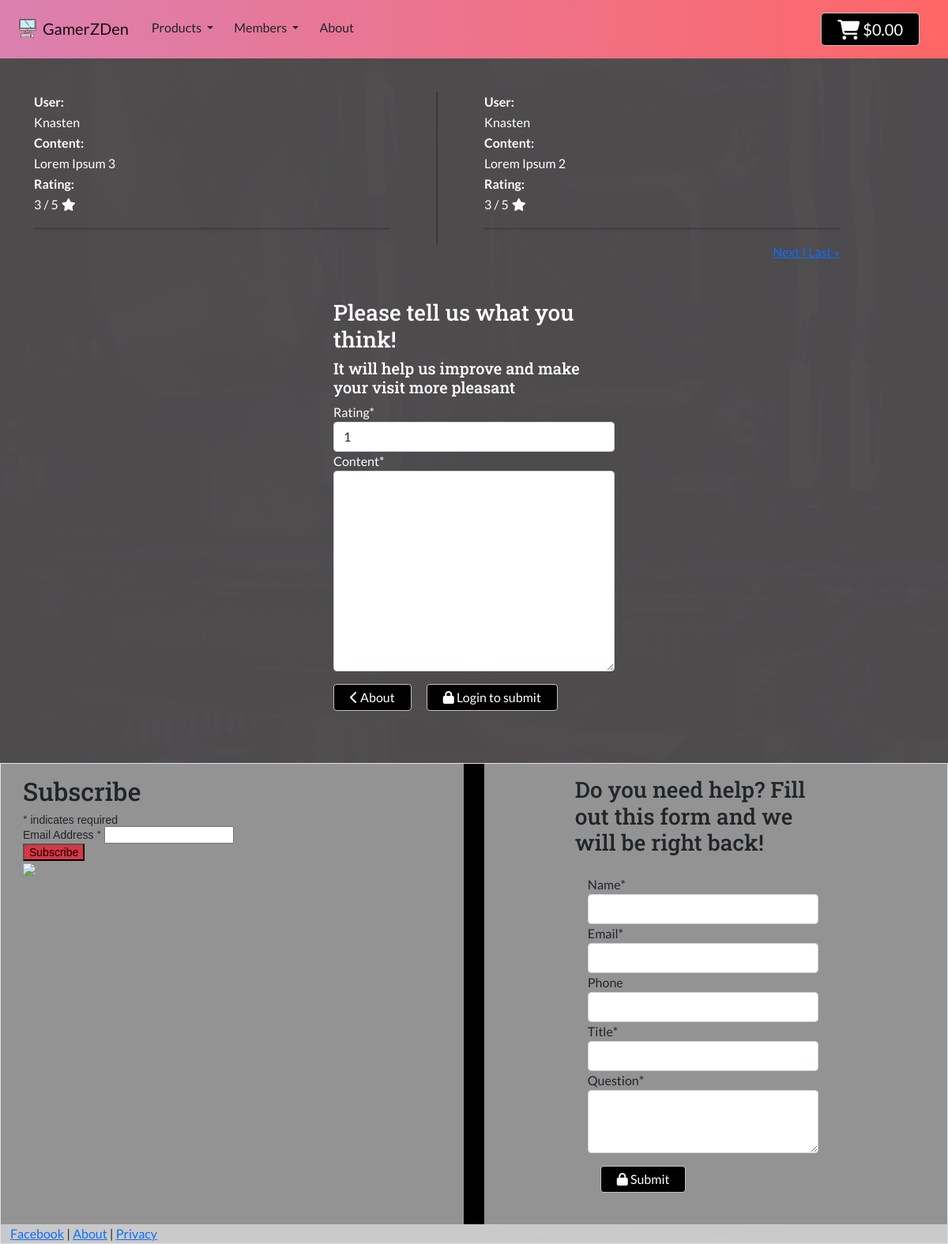
The page /about/ on the database its author committed.
### about/models.py (models this page shows, shortened)
class Testimonial(models.Model):
    choices = (
        (1, 1),
        (2, 2),
        (3, 3),
        (4, 4),
        (5, 5),
    )
    name = models.ForeignKey(User, on_delete=models.CASCADE, related_name="testimonials")
    created_on = models.DateTimeField(auto_now_add=True)
    rating = models.IntegerField(validators=[MaxValueValidator(5), MinValueValidator(1)], default=1, choices=choices)
    content = models.TextField(max_length=1000)
    approved = models.BooleanField(default=False)
    class Meta:
        ordering = ['-created_on']

### about/views.py (the view, shortened to what this page needs)
# urls.py: path('', views.about_view, name='about'),
def about_view(request):
    form = TestimonialForm()
    template = 'about/about.html'
    testimonials = Testimonial.objects.filter(approved=True)
    form = TestimonialForm()
    paginator = Paginator(testimonials, 2)
    page_number = request.GET.get('page')
    page_obj = paginator.get_page(page_number)
    context = {
        'form': form,
        'testimonials': testimonials,
        'page_obj': page_obj
    }
    return render(request, template, context)

### about/forms.py (shortened to what this page needs)
class QuestionForm(forms.ModelForm):
    class Meta:
        model = Question
        fields = '__all__'
        name = forms.CharField,
        email = forms.EmailField,
        title = forms.CharField,
        question = forms.Textarea,
        telephone = forms.CharField,

class TestimonialForm(forms.ModelForm):
    class Meta:
        model = Testimonial
        fields = ('rating', 'content')
        rating = forms.IntegerField,
        content = forms.Textarea

### about/context_processors.py (called while the page is built)
def get_question_form(request):
    form = QuestionForm()
    context = {
        'question_form': form
    }
    return context

### cart/context_processors.py (called while the page is built, shortened)
def cart_contents(request):
    cart_items = []
    total = 0
    product_count = 0
    cart = request.session.get('cart', {})
    if total < settings.FREE_DELIVERY_THRESHOLD:
        if request.user.is_authenticated:
            delivery = total * Decimal(settings.MEMBER_DELIVERY_PERCENTAGE / 100)
        else:
            delivery = total * Decimal(settings.STANDARD_DELIVERY_PERCENTAGE / 100)
        free_delivery_in = settings.FREE_DELIVERY_THRESHOLD - total
    else:
        delivery = 0
        free_delivery_in = 0
    grand_total = delivery + total
    context = {
        'cart_items': cart_items,
        'total': total,
        'product_count': product_count,
        'delivery': delivery,
        'free_delivery_in': free_delivery_in,
        'free_delivery_threshold': settings.FREE_DELIVERY_THRESHOLD,
        'grand_total': grand_total,
    }
    return context

### about/templates/about/about.html (shortened to what this page needs)
{% extends "base.html" %}
{% load static %}
{% block page_header %}
    <div class="header-container mb-3"></div>
{% endblock %}
{% block content %}
    <div class="container">
        <div class="row">
            <div class="col-12 col-md-5">
                <table id="left-testimonials" class="text-white">
                    {% for testimonial in page_obj %}
                    {% if forloop.counter0|divisibleby:2 %}
                        <tr><th>User:</th></tr>
                        <tr><td id="user1">{{ testimonial.name }}</td></tr>
                        <tr><th>Content:</th></tr>
                        <tr><td id="content1">{{ testimonial.content }}</td></tr>
                        <tr><th>Rating:</th></tr>
                        <tr><td id="rating1">{{ testimonial.rating }} / 5<i class="ms-1 fas fa-star"></i></td></tr>
                    {% endif %}
                    {% endfor %}
                </table>
                <hr style="height: 3px;">
            </div>
            <div class="col-1 d-md-flex d-none justify-content-center">
                <div class="vr"></div>
            </div>
            <div class="col-12 col-md-5">
                <table id="right-testimonials" class="text-white">
                    {% for testimonial in page_obj %}
                    {% if forloop.counter|divisibleby:2 %}
                        <tr><th>User:</th></tr>
                        <tr><td id="user1">{{ testimonial.name }}</td></tr>
                        <tr><th>Content:</th></tr>
                        <tr><td id="content1">{{ testimonial.content }}</td></tr>
                        <tr><th>Rating:</th></tr>
                        <tr><td id="rating1">{{ testimonial.rating }} / 5<i class="ms-1 fas fa-star"></i></td></tr>
                    {% endif %}
                    {% endfor %}
                </table>
                <hr style="height: 3px;">
                <div class="d-flex justify-content-between justify-content-md-end">
                    {% if page_obj.has_next %}
                        <div class="next">
                            <a href="?page={{ page_obj.next_page_number }}">Next | </a>
                            <a href="?page={{ page_obj.paginator.num_pages }}"> Last  &raquo;</a>
                        </div>
                    {% endif %}
                </div>
            </div>
        </div>
    </div>
    <div class="container mt-5">
        <div class="row justify-content-center">
            <div class="col-9 col-md-4 text-white">
                <h3>Please tell us what you think!</h3>
                <h5>It will help us improve and make your visit more pleasant</h5>
                <form method="POST" action="{% url 'about' %}" class="form mb-2" enctype="multipart/form-data">
                    {% for field in form %}
                        {{ field | as_crispy_field }}
                    {% endfor %}
                    <div>
                        <a href="{% url 'about' %}" class="btn btn-bw button-trans rounded mt-3"><span><i class="fas fa-chevron-left"></i></span> About </a>
                        {% if user.is_authenticated %}
                        <button class="btn btn-bw button-trans mt-3 ms-3" type="submit"><span><i class="fas fa-lock"></i></span> Submit </button>
                        {% else %}
                        <a class="btn btn-bw button-trans mt-3 ms-3" href="{% url 'account_login' %}"><span><i class="fas fa-lock"></i></span> Login to submit </a>
                        {% endif %}
                    </div>
                </form>
            </div>
        </div>
    </div>
{% endblock %}

### static/css/base.css (style rules this page uses)
:root { --primary-header-color: linear-gradient(90deg, #DB80B0, #FF6666) }
html { height: 100%; }
body { background: url('/media/main-bg.jpg') no-repeat center center fixed; background-size: cover; font-family: 'Lato', serif; font-weight: 500; }
h1,h2,h3, h4,h5,h6 { font-family: 'Roboto Slab', Helvetica; font-weight: 500; }
span, a, small { font-family: 'Lato', serif; font-weight: 400; }
.header-container { padding-top: 100px; width: 100%; }
.btn-bw { color: #fff; background-color: #000; }
select { background-color: transparent; border: 1px solid; font-family: inherit; border-radius: 0.38em; padding: 0.25em 0.5em; cursor: pointer; line-height: 1.1; background-color: gray; color: #fff; }
.button-trans { display: inline-block; outline: none; background-color: transparent; padding: 0 20px; line-height: 200%; border: 1px solid silver; background-image: linear-gradient(#000, #000 50%, #FFF 50%, #FFF); background-size: 100% 200%; -webkit-transition: background-position .3s; transition: background-position .3s; }
.vr { border: #000 solid 1px; height: 90%; }

### rows shown on the page
Testimonial: name "Knasten", content "Lorem Ipsum 3", rating "3"
Testimonial: name "Knasten", content "Lorem Ipsum 2", rating "3"
